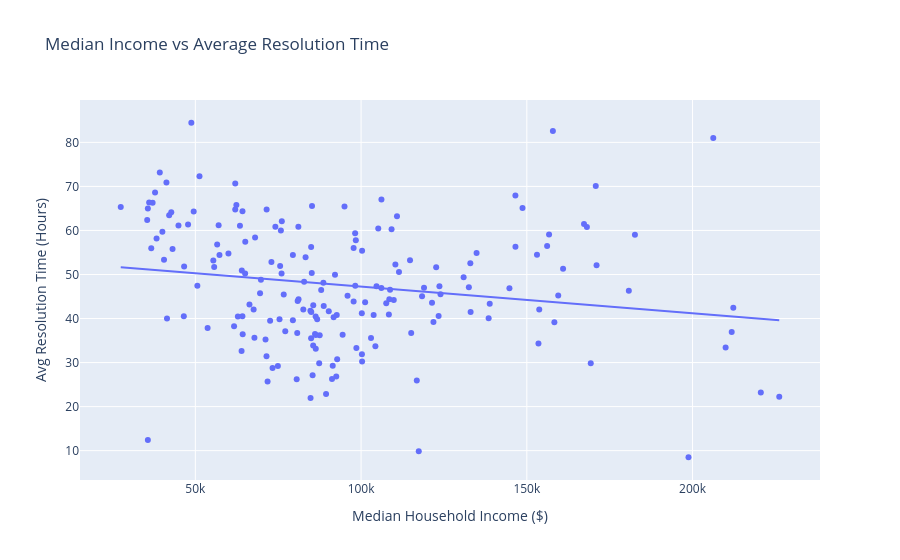

Notebook source saved alongside this figure:
### Code cell
import plotly.express as px

df_scatter = df_merged.groupby("zip_code").agg({
    "median_income": "mean",
    "resolution_time_hours": "mean"
}).reset_index()

fig2 = px.scatter(
    df_scatter,
    x="median_income",
    y="resolution_time_hours",
    trendline="ols",
    title="Median Income vs Average Resolution Time",
    labels={
        "median_income": "Median Household Income ($)",
        "resolution_time_hours": "Avg Resolution Time (Hours)"
    }
)

fig2.show()

### Figure 1 — Plotly figure (JSON) as saved in the notebook; plotly's stock layout.template omitted (floating-point values rounded to 4 significant figures; data arrays with more than 128 entries replaced by an {"elided": "..."} marker saying what was removed)
{"data": [{"hovertemplate": "Median Household Income ($)=%{x}<br>Avg Resolution Time (Hours)=%{y}<extra></extra>", "legendgroup": "", "marker": {"color": "#636efa", "symbol": "circle"}, "mode": "markers", "name": "", "orientation": "v", "showlegend": false, "type": "scatter", "x": {"elided": "182 float values"}, "xaxis": "x", "y": {"elided": "182 float values"}, "yaxis": "y"}, {"hovertemplate": "<b>OLS trendline</b><br>resolution_time_hours = -6.05623e-05 * median_income + 53.3065<br>R<sup>2</sup>=0.034403<br><br>Median Household Income ($)=%{x}<br>Avg Resolution Time (Hours)=%{y} <b>(trend)</b><extra></extra>", "legendgroup": "", "marker": {"color": "#636efa", "symbol": "circle"}, "mode": "lines", "name": "", "showlegend": false, "type": "scatter", "x": {"elided": "182 float values"}, "xaxis": "x", "y": {"elided": "182 float values"}, "yaxis": "y"}], "layout": {"legend": {"tracegroupgap": 0}, "title": {"text": "Median Income vs Average Resolution Time"}, "xaxis": {"anchor": "y", "domain": [0, 1], "title": {"text": "Median Household Income ($)"}}, "yaxis": {"anchor": "x", "domain": [0, 1], "title": {"text": "Avg Resolution Time (Hours)"}}}}
